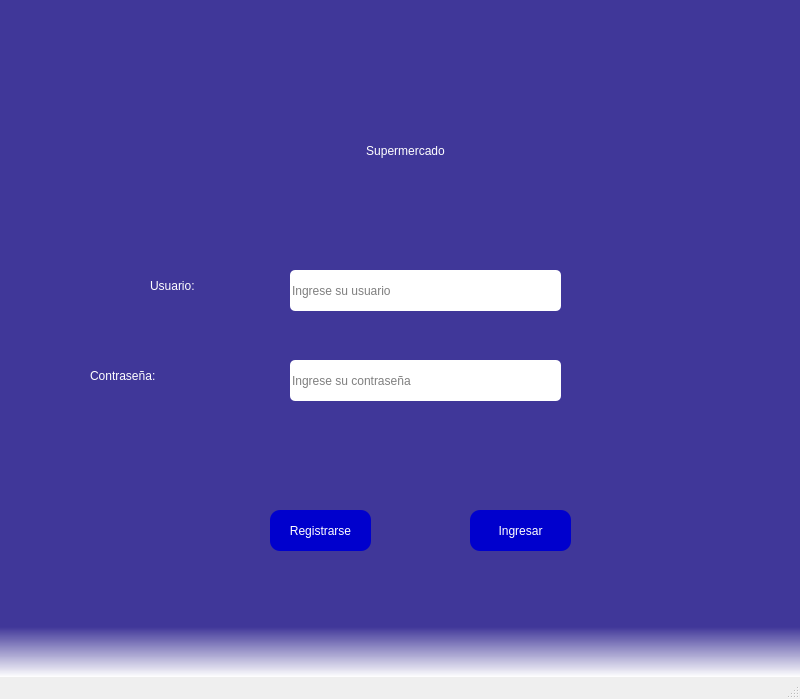
<?xml version="1.0" encoding="UTF-8"?>
<ui version="4.0">
 <class>MainWindow</class>
 <widget class="QMainWindow" name="MainWindow">
  <property name="geometry">
   <rect>
    <x>0</x>
    <y>0</y>
    <width>800</width>
    <height>699</height>
   </rect>
  </property>
  <property name="windowTitle">
   <string>MainWindow</string>
  </property>
  <property name="styleSheet">
   <string notr="true">QWidget#centralwidget{

	background-color: qlineargradient(spread:pad, x1:0, y1:0.925818, x2:0, y2:1, stop:0 rgba(12, 0, 127, 196), stop:1 rgba(255, 255, 255, 255));
}</string>
  </property>
  <widget class="QWidget" name="centralwidget">
   <widget class="QLabel" name="label">
    <property name="geometry">
     <rect>
      <x>240</x>
      <y>120</y>
      <width>331</width>
      <height>61</height>
     </rect>
    </property>
    <property name="styleSheet">
     <string notr="true">font: 40pt &quot;MS Shell Dlg 2&quot;;
color: rgb(255, 255, 255);</string>
    </property>
    <property name="text">
     <string>Supermercado</string>
    </property>
    <property name="alignment">
     <set>Qt::AlignCenter</set>
    </property>
   </widget>
   <widget class="QLabel" name="label_2">
    <property name="geometry">
     <rect>
      <x>150</x>
      <y>270</y>
      <width>141</width>
      <height>31</height>
     </rect>
    </property>
    <property name="styleSheet">
     <string notr="true">font: 26pt &quot;MS Shell Dlg 2&quot;;
color: rgb(255, 255, 255);</string>
    </property>
    <property name="text">
     <string>Usuario:</string>
    </property>
   </widget>
   <widget class="QLabel" name="label_3">
    <property name="geometry">
     <rect>
      <x>90</x>
      <y>360</y>
      <width>191</width>
      <height>31</height>
     </rect>
    </property>
    <property name="styleSheet">
     <string notr="true">font: 26pt &quot;MS Shell Dlg 2&quot;;
color: rgb(255, 255, 255);</string>
    </property>
    <property name="text">
     <string>Contraseña:</string>
    </property>
   </widget>
   <widget class="QLineEdit" name="labelUsuario">
    <property name="geometry">
     <rect>
      <x>290</x>
      <y>270</y>
      <width>271</width>
      <height>41</height>
     </rect>
    </property>
    <property name="styleSheet">
     <string notr="true">font: 12pt &quot;MS Shell Dlg 2&quot;;
border-radius:5px;</string>
    </property>
    <property name="echoMode">
     <enum>QLineEdit::Normal</enum>
    </property>
    <property name="placeholderText">
     <string>Ingrese su usuario</string>
    </property>
   </widget>
   <widget class="QLineEdit" name="labelCont">
    <property name="geometry">
     <rect>
      <x>290</x>
      <y>360</y>
      <width>271</width>
      <height>41</height>
     </rect>
    </property>
    <property name="styleSheet">
     <string notr="true">font: 12pt &quot;MS Shell Dlg 2&quot;;
border-radius:5px;</string>
    </property>
    <property name="echoMode">
     <enum>QLineEdit::Password</enum>
    </property>
    <property name="placeholderText">
     <string>Ingrese su contraseña</string>
    </property>
   </widget>
   <widget class="QPushButton" name="buttonRegistrar">
    <property name="geometry">
     <rect>
      <x>270</x>
      <y>510</y>
      <width>101</width>
      <height>41</height>
     </rect>
    </property>
    <property name="styleSheet">
     <string notr="true">font: 87 9pt &quot;Arial Black&quot;;
font: 12pt &quot;MS Shell Dlg 2&quot;;
background-color: qlineargradient(spread:pad, x1:1, y1:0, x2:1, y2:0, stop:0 rgba(0, 0, 205, 255), stop:1 rgba(255, 255, 255, 255));
color: rgb(255, 255, 255);
border-radius:10px;</string>
    </property>
    <property name="text">
     <string>Registrarse</string>
    </property>
   </widget>
   <widget class="QPushButton" name="buttonIngresar">
    <property name="geometry">
     <rect>
      <x>470</x>
      <y>510</y>
      <width>101</width>
      <height>41</height>
     </rect>
    </property>
    <property name="styleSheet">
     <string notr="true">font: 87 9pt &quot;Arial Black&quot;;
font: 12pt &quot;MS Shell Dlg 2&quot;;
background-color: qlineargradient(spread:pad, x1:1, y1:0, x2:1, y2:0, stop:0 rgba(0, 0, 205, 255), stop:1 rgba(255, 255, 255, 255));
color: rgb(255, 255, 255);
border-radius:10px;</string>
    </property>
    <property name="text">
     <string>Ingresar</string>
    </property>
   </widget>
   <widget class="QLabel" name="labelAlerta">
    <property name="geometry">
     <rect>
      <x>300</x>
      <y>440</y>
      <width>261</width>
      <height>21</height>
     </rect>
    </property>
    <property name="styleSheet">
     <string notr="true">font: 14pt &quot;MS Shell Dlg 2&quot;;
color: rgb(152, 0, 0);</string>
    </property>
    <property name="text">
     <string/>
    </property>
   </widget>
  </widget>
  <widget class="QMenuBar" name="menubar">
   <property name="geometry">
    <rect>
     <x>0</x>
     <y>0</y>
     <width>800</width>
     <height>21</height>
    </rect>
   </property>
  </widget>
  <widget class="QStatusBar" name="statusbar"/>
 </widget>
 <resources/>
 <connections/>
</ui>
